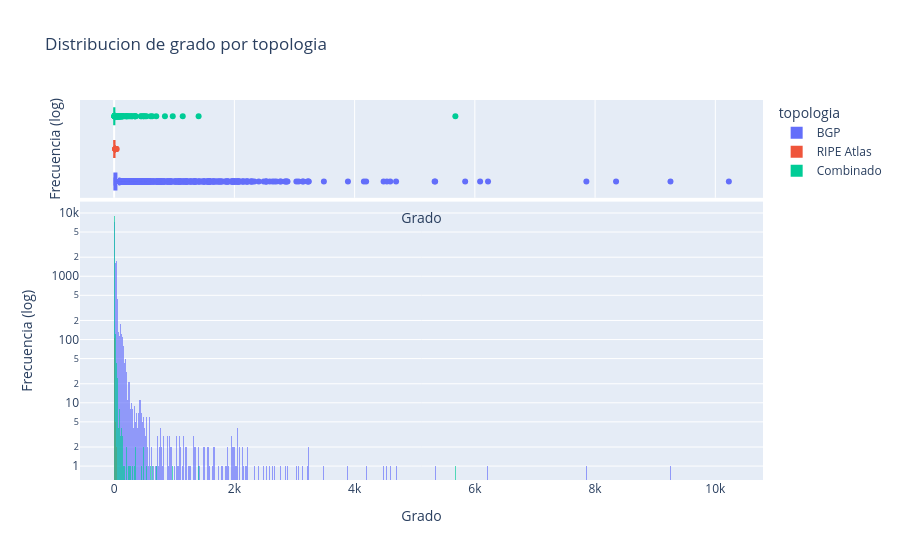

The code cell stored with this chart in its notebook:
### Markdown cell above
### 11) Grafico: Distribucion de grado de la topologia

### Code cell
deg_df = pd.concat([
    bgp_nodes[['degree']].assign(topologia='BGP'),
    ripe_nodes[['degree']].assign(topologia='RIPE Atlas'),
    merged_nodes[['degree']].assign(topologia='Combinado'),
], ignore_index=True)

fig_deg = px.histogram(deg_df, x='degree', color='topologia', opacity=0.65, marginal='box',
                       title='Distribucion de grado por topologia', barmode='overlay', log_y=True)
fig_deg.update_xaxes(title='Grado')
fig_deg.update_yaxes(title='Frecuencia (log)')
fig_deg.show()

### Figure 1 — Plotly figure (JSON) as saved in the notebook; plotly's stock layout.template omitted (floating-point values rounded to 4 significant figures; data arrays with more than 128 entries replaced by an {"elided": "..."} marker saying what was removed)
{"data": [{"bingroup": "x", "hovertemplate": "topologia=BGP<br>degree=%{x}<br>count=%{y}<extra></extra>", "legendgroup": "BGP", "marker": {"color": "#636efa", "opacity": 0.65, "pattern": {"shape": ""}}, "name": "BGP", "orientation": "v", "showlegend": true, "type": "histogram", "x": {"elided": "16988 int values"}, "xaxis": "x", "yaxis": "y"}, {"hovertemplate": "topologia=BGP<br>degree=%{x}<extra></extra>", "legendgroup": "BGP", "marker": {"color": "#636efa"}, "name": "BGP", "notched": true, "showlegend": false, "type": "box", "x": {"elided": "16988 int values"}, "xaxis": "x2", "yaxis": "y2"}, {"bingroup": "x", "hovertemplate": "topologia=RIPE Atlas<br>degree=%{x}<br>count=%{y}<extra></extra>", "legendgroup": "RIPE Atlas", "marker": {"color": "#EF553B", "opacity": 0.65, "pattern": {"shape": ""}}, "name": "RIPE Atlas", "orientation": "v", "showlegend": true, "type": "histogram", "x": [8, 1, 1, 1, 4, 1, 1, 5, 19, 20, 2, 1, 34, 5, 6, 3, 29, 25, 10, 10, 13, 1, 2, 1, 1, 4, 1, 1, 17, 30, 1, 42, 10, 18, 1, 2, 1, 1, 13, 3, 1, 6, 6, 1, 1, 2, 1, 1, 11, 2, 1, 11, 1, 4, 1, 1, 1, 5, 13, 1, 7, 13, 1, 5, 1, 1, 1, 1, 1, 2, 24, 3, 25, 1, 1, 4, 2, 1, 1, 2, 4, 1, 5, 1, 1, 10, 1, 8, 1, 1, 1, 2, 1, 7, 9, 11, 1, 2, 1, 7, 2, 7, 1, 1, 1, 1, 1, 1, 1, 1, 1, 1, 1, 1, 2, 1, 7, 9, 4, 1, 8, 1, 3, 6, 1, 1, 1], "xaxis": "x", "yaxis": "y"}, {"hovertemplate": "topologia=RIPE Atlas<br>degree=%{x}<extra></extra>", "legendgroup": "RIPE Atlas", "marker": {"color": "#EF553B"}, "name": "RIPE Atlas", "notched": true, "showlegend": false, "type": "box", "x": [8, 1, 1, 1, 4, 1, 1, 5, 19, 20, 2, 1, 34, 5, 6, 3, 29, 25, 10, 10, 13, 1, 2, 1, 1, 4, 1, 1, 17, 30, 1, 42, 10, 18, 1, 2, 1, 1, 13, 3, 1, 6, 6, 1, 1, 2, 1, 1, 11, 2, 1, 11, 1, 4, 1, 1, 1, 5, 13, 1, 7, 13, 1, 5, 1, 1, 1, 1, 1, 2, 24, 3, 25, 1, 1, 4, 2, 1, 1, 2, 4, 1, 5, 1, 1, 10, 1, 8, 1, 1, 1, 2, 1, 7, 9, 11, 1, 2, 1, 7, 2, 7, 1, 1, 1, 1, 1, 1, 1, 1, 1, 1, 1, 1, 2, 1, 7, 9, 4, 1, 8, 1, 3, 6, 1, 1, 1], "xaxis": "x2", "yaxis": "y2"}, {"bingroup": "x", "hovertemplate": "topologia=Combinado<br>degree=%{x}<br>count=%{y}<extra></extra>", "legendgroup": "Combinado", "marker": {"color": "#00cc96", "opacity": 0.65, "pattern": {"shape": ""}}, "name": "Combinado", "orientation": "v", "showlegend": true, "type": "histogram", "x": {"elided": "9839 int values"}, "xaxis": "x", "yaxis": "y"}, {"hovertemplate": "topologia=Combinado<br>degree=%{x}<extra></extra>", "legendgroup": "Combinado", "marker": {"color": "#00cc96"}, "name": "Combinado", "notched": true, "showlegend": false, "type": "box", "x": {"elided": "9839 int values"}, "xaxis": "x2", "yaxis": "y2"}], "layout": {"barmode": "overlay", "legend": {"title": {"text": "topologia"}, "tracegroupgap": 0}, "title": {"text": "Distribucion de grado por topologia"}, "xaxis": {"anchor": "y", "domain": [0, 1], "title": {"text": "Grado"}}, "xaxis2": {"anchor": "y2", "domain": [0, 1], "matches": "x", "showgrid": true, "showticklabels": false, "title": {"text": "Grado"}}, "yaxis": {"anchor": "x", "domain": [0, 0.7326], "title": {"text": "Frecuencia (log)"}, "type": "log"}, "yaxis2": {"anchor": "x2", "domain": [0.7426, 1], "matches": "y2", "showgrid": false, "showline": false, "showticklabels": false, "ticks": "", "title": {"text": "Frecuencia (log)"}}}}
